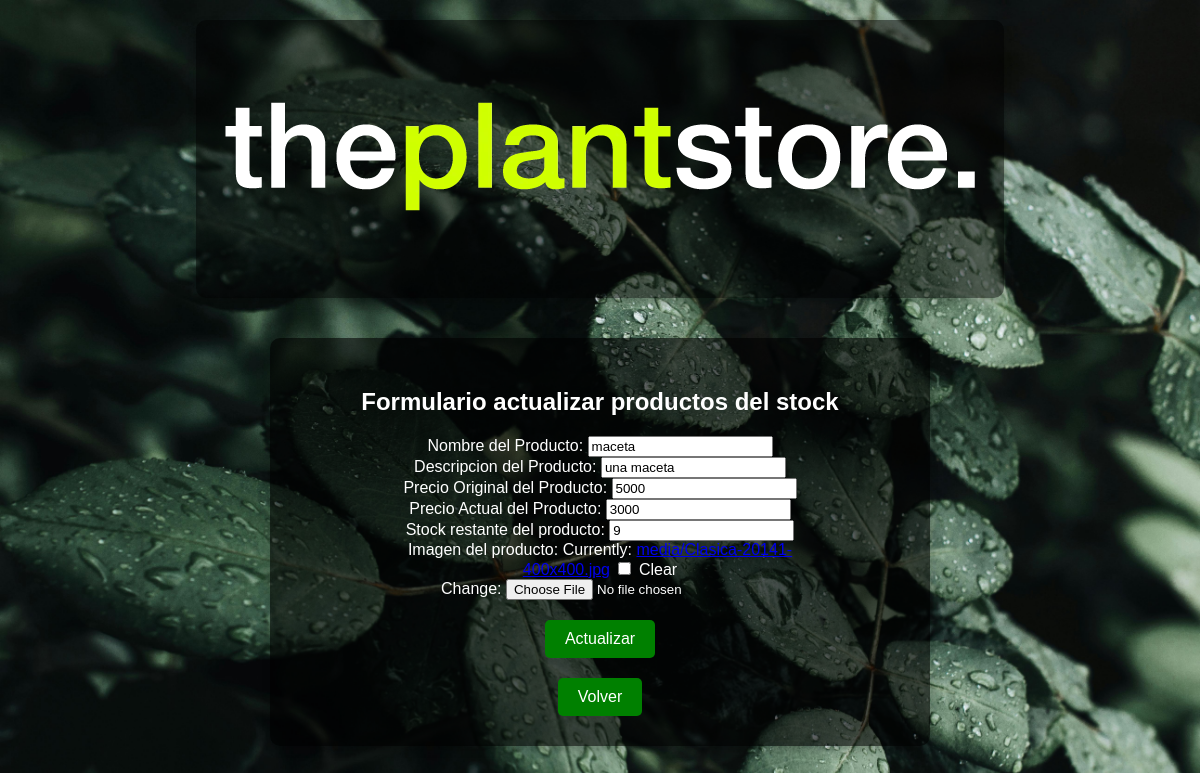
Page /stock_edit/9 on the committed database.
### APKplant/models.py (models this page shows, shortened)
class Producto(models.Model):
    product_name = models.CharField('Nombre del Producto', max_length=400)
    descripcion = models.CharField('Descripcion del Producto', max_length=200)
    precio_original = models.IntegerField('Precio Original del Producto', default=0)
    precio_actual = models.IntegerField('Precio Actual del Producto', default=0)
    stock = models.IntegerField('Stock restante del producto', default=0)
    product_id = models.AutoField('Id del producto', primary_key=True)
    product_img = models.ImageField('Imagen del producto', upload_to='media', blank=True, null=True)

### APKplant/views.py (the view)
# urls.py: path('stock_edit/<str:pk>', views.stock_edit, name='stock_edit'),
def stock_edit(request, pk):
    print("estoy en controlador stock_edit")
    producto = get_object_or_404(Producto, product_id=pk)
    if request.method == "POST":
        form = ProductoForm(request.POST, instance=producto)
        if form.is_valid():
            form.save()
            mensaje = "Bien, datos actualizados..."
            return redirect('stock')
        else:
            mensaje = "Error, datos no válidos"
    else:
        form = ProductoForm(instance=producto)
        mensaje = ""
    context = {'producto': producto, 'form': form, 'mensaje': mensaje}
    return render(request, 'stock_edit.html', context)

### APKplant/forms.py
class ProductoForm(ModelForm):
    class Meta:
        model = Producto
        fields = "__all__"

### APKplant/templates/stock_edit.html (shortened to what this page needs)
{% load static %}
<!DOCTYPE html>
<html lang="en">
<head>
    <link rel="stylesheet" href="{% static 'css/stock_edit.css' %}">
</head>
<body>
    <div class="center-logo">
        <nav class="navbar title_navbar">
          <a href="{% url 'index' %}">
            <img src="{% static 'IMG/logo.webp' %}" alt="Logo">
          </a>
        </nav>
    </div>
    <div class="content">
        {% if producto %}
            <h2>Formulario actualizar productos del stock</h2>
            <form action="" method="POST">
                <div class="form-table">
                    {{form.as_table}}
                </div>
                <input type="submit" class="submit-button" name="opcion" value="Actualizar">
            </form>
        {% endif %}
        <a class="back-link" href="{% url 'stock_crud' %}">Volver</a>
    </div>
</body>
</html>

### APKplant/static/CSS/stock_edit.css (style rules this page uses)
body { margin: 0; padding: 0; width: 100%; height: 100%; overflow-x: hidden; background-image: url('/static/IMG/fondo7.jpg'); background-size: cover; background-repeat: no-repeat; background-attachment: fixed; font-family: 'Arial', sans-serif; color: #ffffff; display: flex; flex-direction: column; align-items: center; }
.center-logo { margin-top: 20px; background: rgba(0, 0, 0, 0.5); padding: 20px; border-radius: 10px; box-shadow: 0 4px 8px rgba(0, 0, 0, 0.2); }
.navbar a img { width: 100%; height: auto; }
.content { text-align: center; margin-top: 40px; background: rgba(0, 0, 0, 0.6); padding: 30px; border-radius: 10px; box-shadow: 0 4px 8px rgba(0, 0, 0, 0.2); width: 80%; max-width: 600px; }
h2 { font-size: 24px; margin-bottom: 20px; }
.form-table { margin: 0 auto; width: 100%; max-width: 400px; }
.submit-button { display: inline-block; margin-top: 20px; padding: 10px 20px; background-color: green; border: none; border-radius: 5px; color: #fff; cursor: pointer; font-size: 16px; }
.back-link { display: inline-block; margin-top: 20px; color: #ffffff; text-decoration: none; background-color: green; padding: 10px 20px; border-radius: 5px; }

### rows in the picture
Producto: product_name "maceta", descripcion "una maceta", precio_original "5000", precio_actual "3000", stock "9"
